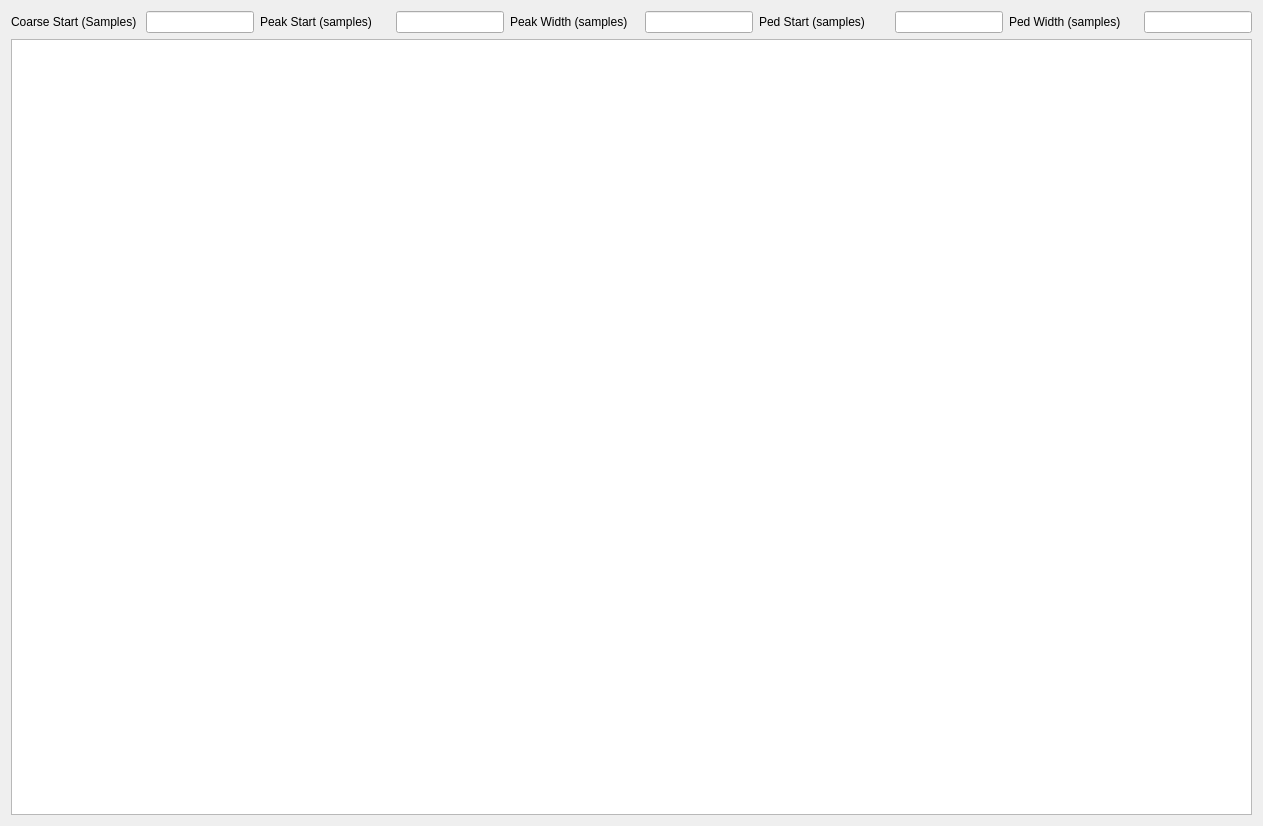
<?xml version="1.0" encoding="UTF-8"?>
<ui version="4.0">
 <class>Form</class>
 <widget class="QWidget" name="Form">
  <property name="geometry">
   <rect>
    <x>0</x>
    <y>0</y>
    <width>1263</width>
    <height>826</height>
   </rect>
  </property>
  <property name="windowTitle">
   <string>Form</string>
  </property>
  <layout class="QVBoxLayout" name="verticalLayout">
   <item>
    <layout class="QGridLayout" name="gridLayout">
     <item row="0" column="7">
      <widget class="PyDMLineEdit" name="PyDMLineEdit_4">
       <property name="sizePolicy">
        <sizepolicy hsizetype="Fixed" vsizetype="Fixed">
         <horstretch>0</horstretch>
         <verstretch>0</verstretch>
        </sizepolicy>
       </property>
       <property name="minimumSize">
        <size>
         <width>100</width>
         <height>0</height>
        </size>
       </property>
       <property name="toolTip">
        <string/>
       </property>
       <property name="channel" stdset="0">
        <string>ca://MPLN:BSYH:MP03:1:B0_C0_PED_ST_SAM</string>
       </property>
       <property name="displayFormat" stdset="0">
        <enum>PyDMLineEdit::Decimal</enum>
       </property>
      </widget>
     </item>
     <item row="0" column="3">
      <widget class="PyDMLineEdit" name="PyDMLineEdit_2">
       <property name="sizePolicy">
        <sizepolicy hsizetype="Fixed" vsizetype="Fixed">
         <horstretch>0</horstretch>
         <verstretch>0</verstretch>
        </sizepolicy>
       </property>
       <property name="minimumSize">
        <size>
         <width>100</width>
         <height>0</height>
        </size>
       </property>
       <property name="toolTip">
        <string/>
       </property>
       <property name="channel" stdset="0">
        <string>ca://MPLN:BSYH:MP03:1:B0_C0_SIG_ST_SAM</string>
       </property>
       <property name="displayFormat" stdset="0">
        <enum>PyDMLineEdit::Decimal</enum>
       </property>
      </widget>
     </item>
     <item row="0" column="0">
      <widget class="QLabel" name="label">
       <property name="text">
        <string>Coarse Start (Samples)</string>
       </property>
      </widget>
     </item>
     <item row="0" column="2">
      <widget class="QLabel" name="label_2">
       <property name="text">
        <string>Peak Start (samples)</string>
       </property>
      </widget>
     </item>
     <item row="0" column="1">
      <widget class="PyDMLineEdit" name="PyDMLineEdit">
       <property name="sizePolicy">
        <sizepolicy hsizetype="Fixed" vsizetype="Fixed">
         <horstretch>0</horstretch>
         <verstretch>0</verstretch>
        </sizepolicy>
       </property>
       <property name="minimumSize">
        <size>
         <width>100</width>
         <height>0</height>
        </size>
       </property>
       <property name="toolTip">
        <string/>
       </property>
       <property name="channel" stdset="0">
        <string>ca://MPLN:BSYH:MP03:1:B0_C0_COARSE_DLY_SAM</string>
       </property>
       <property name="displayFormat" stdset="0">
        <enum>PyDMLineEdit::Decimal</enum>
       </property>
      </widget>
     </item>
     <item row="0" column="8">
      <widget class="QLabel" name="label_5">
       <property name="text">
        <string>Ped Width (samples)</string>
       </property>
      </widget>
     </item>
     <item row="0" column="4">
      <widget class="QLabel" name="label_3">
       <property name="text">
        <string>Peak Width (samples)</string>
       </property>
      </widget>
     </item>
     <item row="0" column="6">
      <widget class="QLabel" name="label_4">
       <property name="text">
        <string>Ped Start (samples)</string>
       </property>
      </widget>
     </item>
     <item row="0" column="5">
      <widget class="PyDMLineEdit" name="PyDMLineEdit_3">
       <property name="sizePolicy">
        <sizepolicy hsizetype="Fixed" vsizetype="Fixed">
         <horstretch>0</horstretch>
         <verstretch>0</verstretch>
        </sizepolicy>
       </property>
       <property name="minimumSize">
        <size>
         <width>100</width>
         <height>0</height>
        </size>
       </property>
       <property name="toolTip">
        <string/>
       </property>
       <property name="channel" stdset="0">
        <string>ca://MPLN:BSYH:MP03:1:B0_C0_SIG_WD_SAM</string>
       </property>
       <property name="displayFormat" stdset="0">
        <enum>PyDMLineEdit::Decimal</enum>
       </property>
      </widget>
     </item>
     <item row="0" column="9">
      <widget class="PyDMLineEdit" name="PyDMLineEdit_5">
       <property name="sizePolicy">
        <sizepolicy hsizetype="Fixed" vsizetype="Fixed">
         <horstretch>0</horstretch>
         <verstretch>0</verstretch>
        </sizepolicy>
       </property>
       <property name="minimumSize">
        <size>
         <width>100</width>
         <height>0</height>
        </size>
       </property>
       <property name="toolTip">
        <string/>
       </property>
       <property name="channel" stdset="0">
        <string>ca://MPLN:BSYH:MP03:1:B0_C0_PED_WD_SAM</string>
       </property>
       <property name="displayFormat" stdset="0">
        <enum>PyDMLineEdit::Decimal</enum>
       </property>
      </widget>
     </item>
     <item row="1" column="0" colspan="10">
      <widget class="PyDMWaveformPlot" name="waveform">
       <property name="toolTip">
        <string/>
       </property>
       <property name="yAxes">
        <stringlist>
         <string>{&quot;name&quot;: &quot;Axis 1&quot;, &quot;orientation&quot;: &quot;left&quot;, &quot;label&quot;: null, &quot;minRange&quot;: -1.124864, &quot;maxRange&quot;: 1.124864, &quot;autoRange&quot;: true, &quot;logMode&quot;: false}</string>
        </stringlist>
       </property>
       <property name="curves">
        <stringlist>
         <string>{&quot;y_channel&quot;: &quot;ca://${P}&quot;, &quot;x_channel&quot;: null, &quot;plot_style&quot;: null, &quot;name&quot;: &quot;&quot;, &quot;color&quot;: &quot;white&quot;, &quot;lineStyle&quot;: 1, &quot;lineWidth&quot;: 1, &quot;symbol&quot;: null, &quot;symbolSize&quot;: 10, &quot;yAxisName&quot;: &quot;Axis 1&quot;, &quot;barWidth&quot;: null, &quot;upperThreshold&quot;: null, &quot;lowerThreshold&quot;: null, &quot;thresholdColor&quot;: &quot;white&quot;, &quot;redraw_mode&quot;: 2}</string>
        </stringlist>
       </property>
      </widget>
     </item>
    </layout>
   </item>
  </layout>
 </widget>
 <customwidgets>
  <customwidget>
   <class>PyDMWaveformPlot</class>
   <extends>QGraphicsView</extends>
   <header>pydm.widgets.waveformplot</header>
  </customwidget>
  <customwidget>
   <class>PyDMLineEdit</class>
   <extends>QLineEdit</extends>
   <header>pydm.widgets.line_edit</header>
  </customwidget>
 </customwidgets>
 <resources/>
 <connections/>
</ui>
